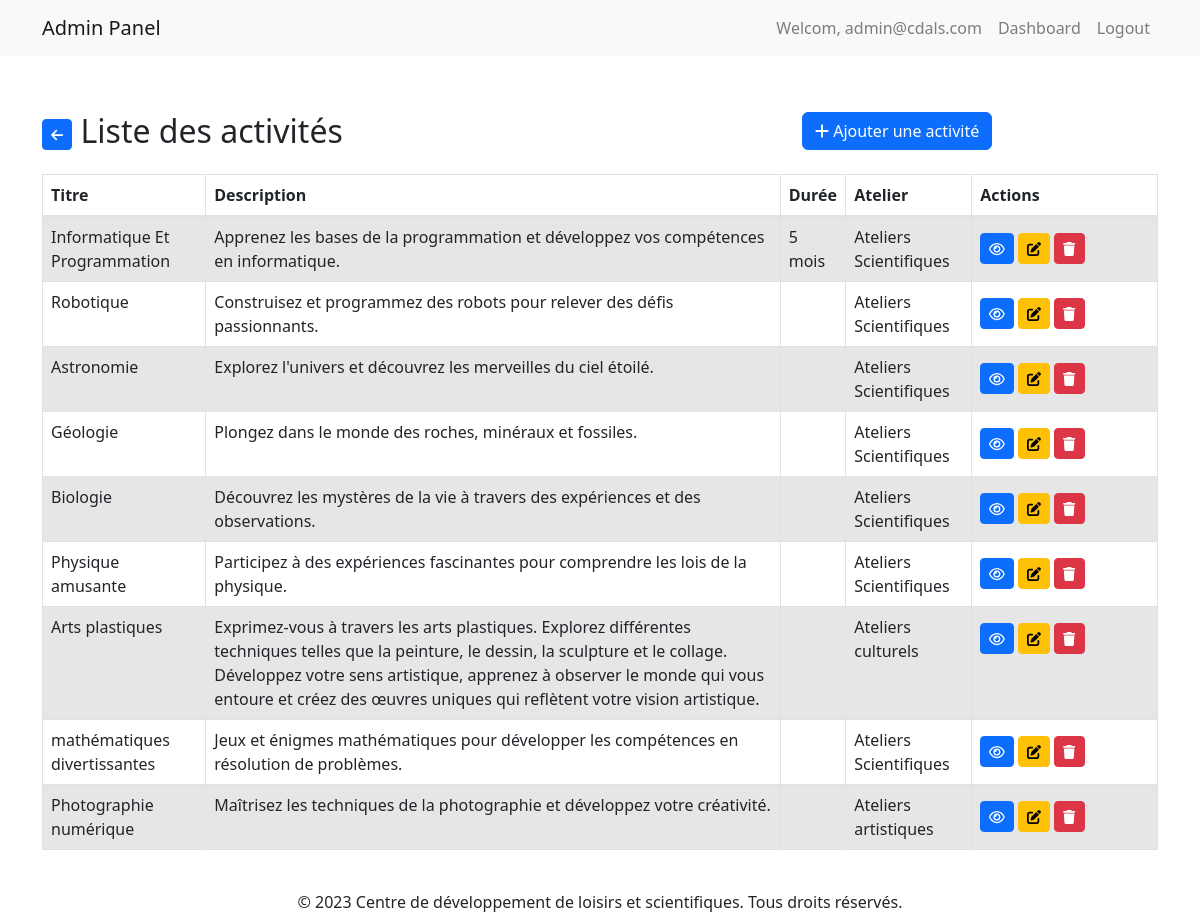
The page /admin/activites/index.php (signed in) on the database its author committed.
### tables this page shows
CREATE TABLE `activities` (
  `ID_act` int(10) NOT NULL,
  `titre_act` varchar(255) NOT NULL,
  `description_act` text NOT NULL,
  `image_act` varchar(255) DEFAULT NULL,
  `duree_act` varchar(11) NOT NULL,
  `ID_ate_foreign` int(11) NOT NULL
);

CREATE TABLE `ateliers` (
  `ID_ate` int(10) NOT NULL,
  `intitule_ate` varchar(255) NOT NULL,
  `image_ate` varchar(255) NOT NULL,
  `description_ate` text NOT NULL,
  `ID_form_foreign` int(11) DEFAULT NULL
);

### admin/activites/index.php (the view, shortened to what this page needs)
<?php
require_once '../../config/bdd.php';
$sql = "SELECT * FROM `activities` INNER JOIN `ateliers` ON `activities`.`ID_ate_foreign` = `ateliers`.`ID_ate`";
$result = mysqli_query($conn, $sql);
$activites = mysqli_fetch_all($result, MYSQLI_ASSOC);
?>
<?php include("../layout.php"); ?>
<head>
    <link rel="stylesheet" href="../../assets/fonts/css/all.min.css">
    <link rel="stylesheet" href="../../assets/bootstrap/css/bootstrap.min.css">
</head>
<div class="container overflow-auto">
    <div class="row justify-content-between mt-2 mb-2">
        <h2 class="col-4"><a href="../admin_panel.php" class="btn btn-primary btn-sm"> <i class="fa fa-arrow-left"></i> </a> Liste des activités</h2>
        <div class="col-4">
            <a href="ajouter.php" class="btn btn-primary mb-3"><i class="fas fa-plus"></i> Ajouter une activité</a>
        </div>
    </div>
    <table class="table table-striped table-bordered">
        <thead>
            <tr>
                <th>Titre</th>
                <th>Description</th>
                <th>Durée</th>
                <th>Atelier</th>
                <th>Actions</th>
            </tr>
        </thead>
        <tbody>
            <?php foreach ($activites as $activite) : ?>
                <tr>
                    <td><?php echo $activite['titre_act']; ?></td>
                    <td><?php echo $activite['description_act']; ?></td>
                    <td><?php echo $activite['duree_act']; ?></td>
                    <td><?php echo $activite['intitule_ate']; ?></td>
                    <td class="col-2">
                        <a href="voir.php?id=<?php echo $activite["ID_act"]; ?>" class="btn btn-primary btn-sm mt-2 mb-2"><i class="fa-regular fa-eye"></i></a>
                        <a href="modifier.php?id=<?php echo $activite["ID_act"]; ?>" class="btn btn-warning btn-sm mt-2 mb-2"><i class="fa fa-edit"></i></a>
                        <a href="supprimer.php?id=<?php echo $activite["ID_act"]; ?>" class="btn btn-danger btn-sm mt-2 mb-2"><i class="fa fa-trash"></i> </a>
                    </td>
                </tr>
            <?php endforeach; ?>
        </tbody>
    </table>
</div>

### rows shown on the page
activities: titre_act "Informatique Et Programmation", description_act "Apprenez les bases de la programmation et développez vos compétences en informatique.", duree_act "5 mois", ID_ate_foreign.intitule_ate "Ateliers Scientifiques"
activities: titre_act "Robotique", description_act "Construisez et programmez des robots pour relever des défis passionnants.", ID_ate_foreign.intitule_ate "Ateliers Scientifiques"
activities: titre_act "Astronomie", description_act "Explorez l'univers et découvrez les merveilles du ciel étoilé.", ID_ate_foreign.intitule_ate "Ateliers Scientifiques"
activities: titre_act "Géologie", description_act "Plongez dans le monde des roches, minéraux et fossiles.", ID_ate_foreign.intitule_ate "Ateliers Scientifiques"
activities: titre_act "Biologie", description_act "Découvrez les mystères de la vie à travers des expériences et des observations.", ID_ate_foreign.intitule_ate "Ateliers Scientifiques"
activities: titre_act "Physique amusante", description_act "Participez à des expériences fascinantes pour comprendre les lois de la physique.", ID_ate_foreign.intitule_ate "Ateliers Scientifiques"
activities: titre_act "Arts plastiques", description_act "Exprimez-vous à travers les arts plastiques. Explorez différentes techniques telles que la peinture, le dessin, la sculpture et le collage. Développez votre sens artistique, apprenez à observer le monde qui vous entoure et créez des œuvres uniques qui reflètent votre vision artistique.", ID_ate_foreign.intitule_ate "Ateliers culturels"
activities: titre_act "mathématiques divertissantes", description_act "Jeux et énigmes mathématiques pour développer les compétences en résolution de problèmes.", ID_ate_foreign.intitule_ate "Ateliers Scientifiques"
activities: titre_act "Photographie numérique", description_act "Maîtrisez les techniques de la photographie et développez votre créativité.", ID_ate_foreign.intitule_ate "Ateliers artistiques"

### other values the page prints
$adminEmail "admin@cdals.com"
